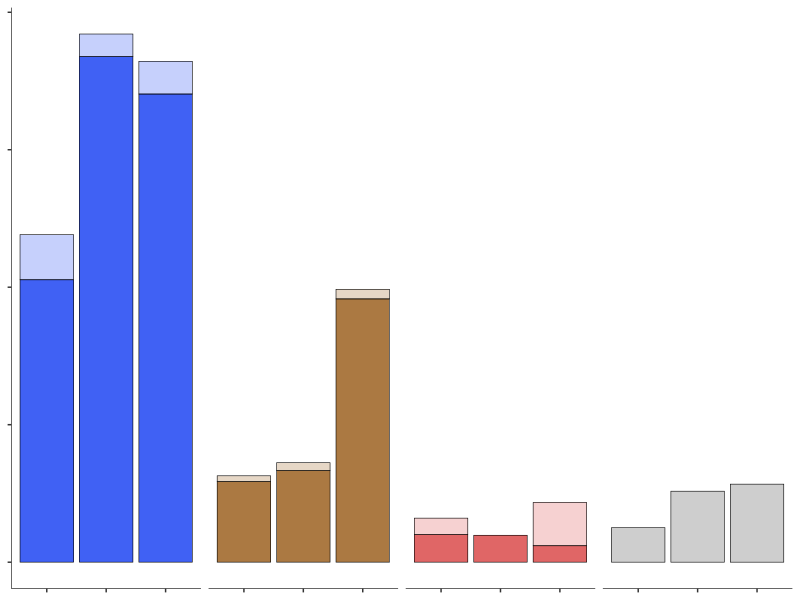

Source code (R):
## Combines count, Cnet, biovolume in one plot (day 14)
library("dplyr")
library(ggplot2)
library(scales)

# import data
count_bact <- read.csv("data/flow2_day14_bact.csv")
count_pt <- read.csv("data/flow2_day14_pt.csv")
cnet <- read.csv("data/SIP_cnet.csv")
cnet_info <- read.csv("data/SIP_sample_info.csv")
mass <- read.table("data/mass.csv", header = TRUE, sep = ',')  # [fg]

count_bact$Ring[count_bact$Ring==1] <- 'inner'
count_bact$Ring[count_bact$Ring==2] <- 'outer'

# Here we assume that bacterial cell number and Cnet are conditionally 
# independent given algal cell number. For each microplate, the amount of 
# bacterial incorporation of algal carbon is estimated by multiplying Cnet median
# with total bacterial number per ring. It is then divided by algal cell number
# to disentangle the algal effect. Normalized values are used for statistical
# analysis, e.g., average or sd.

# summarize count data
count_bact_summ <- count_bact %>%
  group_by(Treatment, Ring, Microplate) %>%
  summarize(abd_mean = mean(Abundance), 
            abd_sd = sd(Abundance),
            abd_med = median(Abundance),
            count_total = 6 * median(Abundance)
            ) # merge over 6 wells per ring

# summarize cnet
cnet$microplate <- NA
cnet$ring <- NA
cnet$treatment <- NA
cnet$strain <- NA
for (s in unique(cnet_info$sample_name)){
  m <- cnet_info$microplate[cnet_info$sample_name==s]
  r <- cnet_info$ring[cnet_info$sample_name==s]
  t <- cnet_info$treatment[cnet_info$sample_name==s]
  st <- cnet_info$strain[cnet_info$sample_name==s]
  
  cnet$microplate[cnet$sample_name==s] <- m
  cnet$ring[cnet$sample_name==s] <- r
  cnet$treatment[cnet$sample_name==s] <- t
  cnet$strain[cnet$sample_name==s] <- st
}

cnet_summ <- cnet %>%
  group_by(treatment, microplate, ring, strain) %>%
  summarize(cnet_q50 = quantile(Cnet, probs = 0.5), 
            cnet_q25 = quantile(Cnet, probs = 0.25),
            cnet_q75 = quantile(Cnet, probs = 0.75)
            )

# merge count, cnet, mass, algal count in to df
df <- select(cnet_summ, treatment, microplate, ring, strain, cnet_q50)
df$count_total <- NA
df$mass_c <- NA
df$count_pt <- NA
df <- df[df$strain!='none',]

for (row in 1:nrow(df)){
  t <- df$treatment[row]
  m <- df$microplate[row]
  r <- df$ring[row]
  st <- df$strain[row]
  df[row, 'count_total'] <- count_bact_summ$count_total[
    count_bact_summ$Treatment == t & 
      count_bact_summ$Ring == r &
      count_bact_summ$Microplate == m
    ]
  df[row, 'mass_c'] <- mass$mass[mass$Genus==st]
  df[row, 'count_pt'] <- count_pt$Abundance[
    count_pt$Treatment==t & 
      count_pt$Microplate==m
    ]
}

df$c_incorp <- df$cnet_q50 * df$count_total * df$mass_c
df$c_incorp_pt <- df$c_incorp / (df$count_pt * mass[4, 'mass'])

# remove Alcani, microplate 2 from df, confirming with XM
# df <- df[!(df$treatment=='Alcanivorax' & df$microplate==2),]

# plot
pdf("figures/fig5b.pdf", width = 2.5, height = 2)

ggplot(df, aes(x=microplate, 
               y=c_incorp_pt, 
               fill=treatment, 
               alpha=factor(ring, levels=c("outer","inner"))
               )
       ) + 
  geom_bar(stat = 'identity', position = 'stack', color='black', size=0.2) +
  facet_grid(~factor(treatment, 
                     levels=c('Devosia', 'Marinobacter', 'Alcanivorax', 'none')
                     )) +
  # geom_text(aes(label=round(c_incorp_pt, digits = 4)), vjust=0.5, alpha=1) +
  # ylim(0, 0.08) +
  # ylab("Incorporated algal carbon (um3)") +
  scale_fill_manual(values=c("#E06666", "#4061f4", "#AB7942", "#5b5b5b")) +  # Alcani, Devosi, Marino, none
  scale_alpha_discrete(range=c(0.3, 1)) +
  theme(strip.background = element_rect(fill=NA),
        panel.background = element_rect(fill = "transparent", color = NA),
        panel.grid.major = element_blank(),
        panel.grid.minor = element_blank(),
        plot.background = element_rect(fill = "transparent", color = NA),
        panel.border = element_blank(),
        legend.position = "None",
        axis.title.x = element_blank(),
        axis.title.y = element_blank(),
        axis.text.x = element_blank(),
        axis.text.y = element_blank(),
        axis.line = element_line(size = 0.2),
        strip.text.x = element_blank()
        # axis.ticks = element_blank()
        )

dev.off()